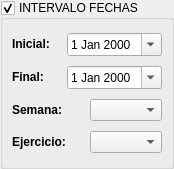
<ui version="4.0" >
 <author>Iván González</author>
 <class>interFechas</class>
 <widget class="QWidget" name="interFechas" >
  <property name="geometry" >
   <rect>
    <x>0</x>
    <y>0</y>
    <width>174</width>
    <height>169</height>
   </rect>
  </property>
  <property name="windowTitle" >
   <string>interFechas</string>
  </property>
  <layout class="QGridLayout" name="gridLayout" >
   <property name="margin" >
    <number>0</number>
   </property>
   <item row="0" column="0" >
    <widget class="QGroupBox" name="groupBox" >
     <property name="title" >
      <string>INTERVALO FECHAS</string>
     </property>
     <property name="checkable" >
      <bool>true</bool>
     </property>
     <layout class="QVBoxLayout" name="verticalLayout" >
      <item>
       <layout class="QHBoxLayout" name="horizontalLayout" >
        <item>
         <widget class="QLabel" name="textLabel1" >
          <property name="sizePolicy" >
           <sizepolicy vsizetype="Preferred" hsizetype="Preferred" >
            <horstretch>0</horstretch>
            <verstretch>0</verstretch>
           </sizepolicy>
          </property>
          <property name="text" >
           <string>&lt;b>Inicial:&lt;/b></string>
          </property>
          <property name="wordWrap" >
           <bool>false</bool>
          </property>
         </widget>
        </item>
        <item>
         <widget class="QDateEdit" name="inicialdateEdit" >
          <property name="sizePolicy" >
           <sizepolicy vsizetype="Fixed" hsizetype="Preferred" >
            <horstretch>0</horstretch>
            <verstretch>0</verstretch>
           </sizepolicy>
          </property>
          <property name="calendarPopup" >
           <bool>true</bool>
          </property>
         </widget>
        </item>
       </layout>
      </item>
      <item>
       <layout class="QHBoxLayout" name="horizontalLayout_2" >
        <item>
         <widget class="QLabel" name="textLabel2" >
          <property name="sizePolicy" >
           <sizepolicy vsizetype="Preferred" hsizetype="Preferred" >
            <horstretch>0</horstretch>
            <verstretch>0</verstretch>
           </sizepolicy>
          </property>
          <property name="text" >
           <string>&lt;b>Final:&lt;/b></string>
          </property>
          <property name="wordWrap" >
           <bool>false</bool>
          </property>
         </widget>
        </item>
        <item>
         <widget class="QDateEdit" name="finaldateEdit" >
          <property name="sizePolicy" >
           <sizepolicy vsizetype="Fixed" hsizetype="Preferred" >
            <horstretch>0</horstretch>
            <verstretch>0</verstretch>
           </sizepolicy>
          </property>
          <property name="calendarPopup" >
           <bool>true</bool>
          </property>
         </widget>
        </item>
       </layout>
      </item>
      <item>
       <layout class="QHBoxLayout" name="horizontalLayout_3" >
        <item>
         <widget class="QLabel" name="label" >
          <property name="sizePolicy" >
           <sizepolicy vsizetype="Fixed" hsizetype="Preferred" >
            <horstretch>0</horstretch>
            <verstretch>0</verstretch>
           </sizepolicy>
          </property>
          <property name="font" >
           <font>
            <weight>75</weight>
            <bold>true</bold>
            <underline>false</underline>
           </font>
          </property>
          <property name="text" >
           <string>Semana:</string>
          </property>
         </widget>
        </item>
        <item>
         <widget class="QComboBox" name="semanaComboBox" >
          <property name="sizePolicy" >
           <sizepolicy vsizetype="Fixed" hsizetype="Preferred" >
            <horstretch>0</horstretch>
            <verstretch>0</verstretch>
           </sizepolicy>
          </property>
         </widget>
        </item>
       </layout>
      </item>
      <item>
       <layout class="QHBoxLayout" name="horizontalLayout_4" >
        <item>
         <widget class="QLabel" name="label_2" >
          <property name="sizePolicy" >
           <sizepolicy vsizetype="Fixed" hsizetype="Preferred" >
            <horstretch>0</horstretch>
            <verstretch>0</verstretch>
           </sizepolicy>
          </property>
          <property name="font" >
           <font>
            <weight>75</weight>
            <bold>true</bold>
            <underline>false</underline>
           </font>
          </property>
          <property name="text" >
           <string>Ejercicio:</string>
          </property>
         </widget>
        </item>
        <item>
         <widget class="QComboBox" name="ejercicioComboBox" />
        </item>
       </layout>
      </item>
     </layout>
    </widget>
   </item>
  </layout>
 </widget>
 <resources/>
 <connections/>
</ui>
